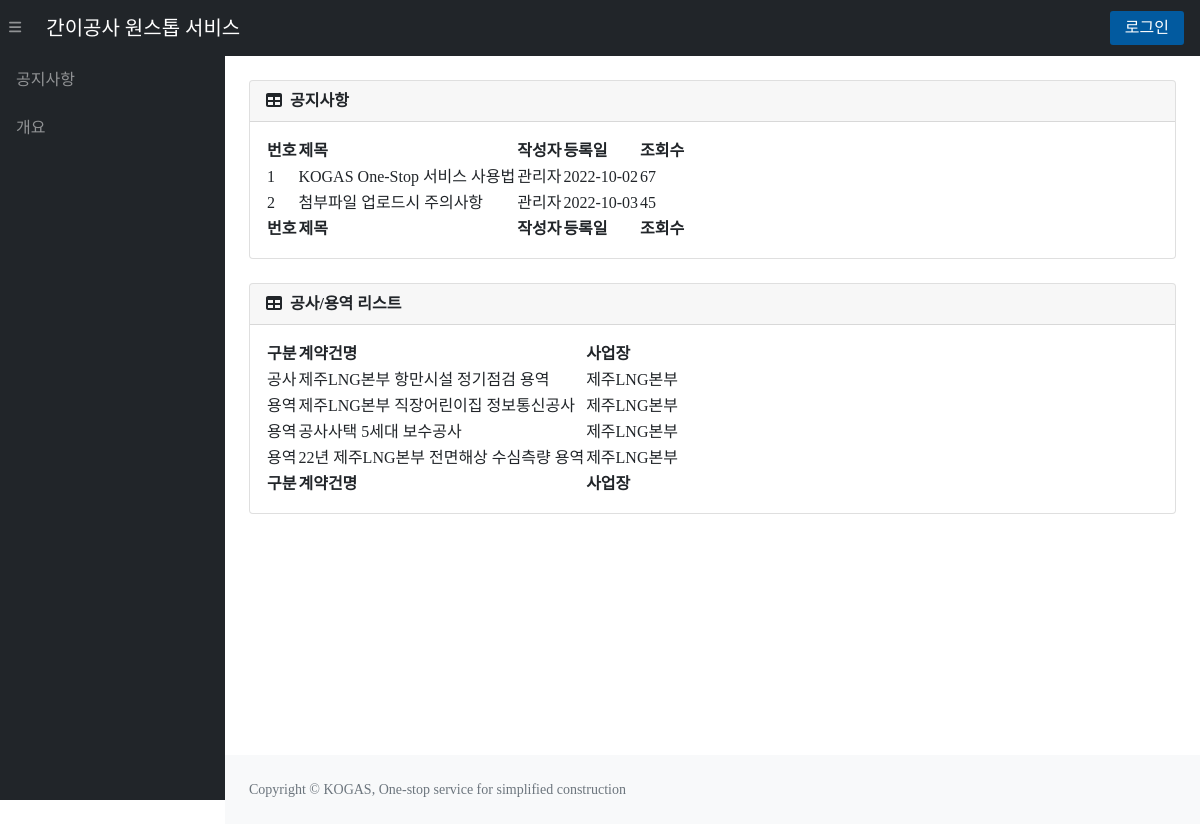
Before: / with the older database file.
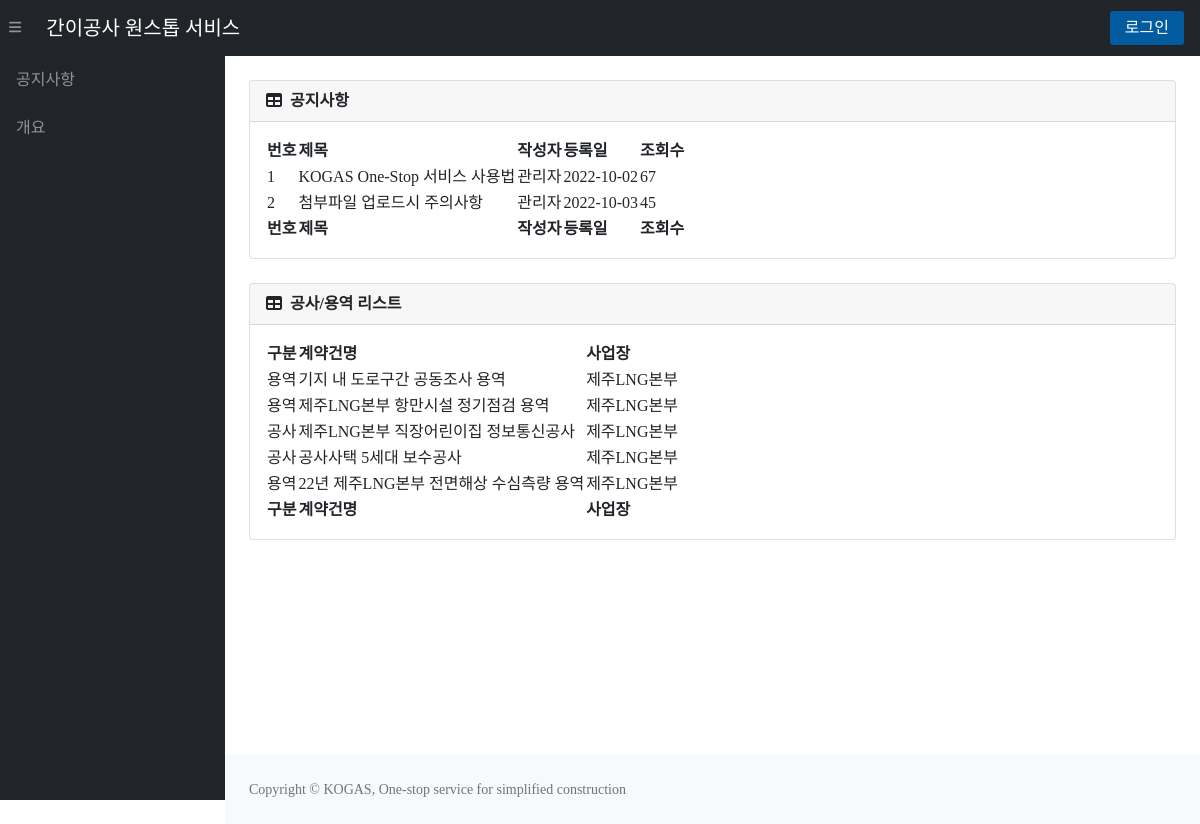
After: the same page with the newer database file.
### tables this page shows
CREATE TABLE "constructionList" (
	"contractNum"	TEXT UNIQUE,
	"title"	TEXT,
	"department"	TEXT,
	"company"	TEXT,
	"supervisor"	TEXT,
	"s_contact"	TEXT,
	"contractAmount"	NUMERIC,
	"deposit_rate"	NUMERIC,
	"fault_rate"	NUMERIC,
	"progress"	INTEGER,
	"s_position"	TEXT,
	"s_email"	TEXT,
	"class_code"	TEXT,
	"budget_course"	TEXT,
	"start_date"	TEXT,
	"contract_completion"	TEXT,
	"real_completion"	TEXT,
	"summary"	TEXT,
	"company2"	TEXT,
	"company2_amount"	NUMERIC,
	"company3"	TEXT,
	"company3_amount"	NUMERIC,
	PRIMARY KEY("contractNum")
);

### app.py (the view)
@app.route('/')
def index():
    con = sqlite3.connect(path.join(ROOT, 'KOGAS.db'))
    cur = con.cursor()
    sql = f"SELECT * FROM constructionList"
    cur.execute(sql)
    list = cur.fetchall()
    list = sorted(list, key=lambda x : x[0], reverse=True)
    session['logFlag_b'] = False
    session['contractNum'] = False
    return render_template('index.html',supervisor=session.get('supervisor'), login=session.get('logFlag'), constructionList=list)

### templates/index.html (shortened to what this page needs)
<!DOCTYPE html>
<html lang="ko">
<head>
    <link href="https://cdn.jsdelivr.net/npm/simple-datatables@latest/dist/style.css" rel="stylesheet" />
    <link rel="stylesheet" href="{{ url_for('static', filename='css/main.css') }}">|
    <link rel="stylesheet" href="{{ url_for('static', filename='css/modal.css') }}">
</head>
<body class="sb-nav-fixed">
    <nav class="sb-topnav navbar navbar-expand navbar-dark bg-dark">
        <button class="btn btn-link btn-sm order-1 order-lg-0 me-4 me-lg-0" id="sidebarToggle" href="#!"><i
                class="fas fa-bars"></i></button>
        <a class="navbar-brand ps-3" href="{{ url_for('index') }}">
            간이공사 원스톱 서비스 </a>
        <div class="d-none d-md-inline-block form-inline ms-auto me-0 me-md-3 my-2 my-md-0">
            <div style="text-align: center;">
                {% if login == True %}
                <form action="{{url_for('logout')}}" method="post" style="display :inline-block;">
                    <input type="hidden" id="userInput" name="userInput">
                    <button type="submit" class="cBtn find-btn1" style="display :inline-block;" name="free_button"
                        value="free_button" onClick="confirmBooking('{{supervisor}}')"> 로그아웃 </button>
                </form>
                {% else %}
                <a href="{{ url_for('login') }}"><button class="cBtn find-btn1">로그인</button></a>
                {% endif %}
            </div>
        </div>
    </nav>
    <div id="layoutSidenav">
        <div id="layoutSidenav_nav">
            <nav class="sb-sidenav accordion sb-sidenav-dark" id="sidenavAccordion">
                <div class="sb-sidenav-menu">
                    <div class="nav">
                        <a class="nav-link" href="#">공지사항</a>
                        <a class="nav-link" href="#">개요</a>
                    </div>
                </div>
            </nav>
        </div>
        <div id="layoutSidenav_content">
            <main>
                <div class="container-fluid px-4">
                    {% block main %}
                    <div class="card mb-4">
                        <div class="card-header">
                            <i class="fas fa-table me-1"></i>
                            <b>공지사항</b>
                        </div>
                        <div class="card-body">
                            <table id="datatablesSimple1">
                                <thead>
                                    <tr>
                                        <th>번호</th>
                                        <th>제목</th>
                                        <th>작성자</th>
                                        <th>등록일</th>
                                        <th>조회수</th>
                                    </tr>
                                </thead>
                                <tfoot>
                                    <tr>
                                        <th>번호</th>
                                        <th>제목</th>
                                        <th>작성자</th>
                                        <th>등록일</th>
                                        <th>조회수</th>
                                    </tr>
                                </tfoot>
                                <tbody>
                                    <tr onclick="location.href='#';" style="cursor:pointer;">
                                        <td>1</td>
                                        <td>KOGAS One-Stop 서비스 사용법</td>
                                        <td>관리자</td>
                                        <td>2022-10-02</td>
                                        <td>67</td>
                                    </tr>
                                    <tr onclick="location.href='#';" style="cursor:pointer;">
                                        <td>2</td>
                                        <td>첨부파일 업로드시 주의사항</td>
                                        <td>관리자</td>
                                        <td>2022-10-03</td>
                                        <td>45</td>
                                    </tr>
                                </tbody>
                            </table>
                        </div>
                    </div>
                    <div class="card mb-4">
                        <div class="card-header"
                            style="display: flex; align-items: center; justify-content: space-between;">
                            <div>
                                <i class="fas fa-table me-1"></i>
                                <b>공사/용역 리스트</b>
                            </div>
                        </div>
                        <div class="card-body">
                            <table id="datatablesSimple2">
                                <thead>
                                    <tr>
                                        <th>구분</th>
                                        <th>계약건명</th>
                                        <th>사업장</th>
                                    </tr>
                                </thead>
                                <tfoot>
                                    <tr>
                                        <th>구분</th>
                                        <th>계약건명</th>
                                        <th>사업장</th>
                                    </tr>
                                </tfoot>
                                <tbody>
                                    {% for construction in constructionList %}
                                    <tr onclick="location.href='/pr/{{construction[0]}}';" style="cursor:pointer;">
                                        <td>{{construction[12]}}</td>
                                        <td>{{construction[1]}}</td>
                                        <td>{{construction[2]}}</td>
                                    </tr>
                                    {% endfor %}
                                </tbody>
                            </table>
                        </div>
                    </div>
                    {% endblock %}
                </div>
            </main>
            <footer class="py-4 bg-light mt-auto">
                <div class="container-fluid px-4">
                    <div class="d-flex align-items-center justify-content-between small">
                        <div class="text-muted">Copyright &copy; KOGAS, One-stop service for simplified construction
                        </div>
                    </div>
                </div>
            </footer>
        </div>
    </div>
</body>
</html>

Changed rows visible on the page:
added constructionList: class_code "용역", title "기지 내 도로구간 공동조사 용역", department "제주LNG본부"
changed constructionList "제주LNG본부 항만시설 정기점검 용역": class_code "공사" → "용역"
changed constructionList "제주LNG본부 직장어린이집 정보통신공사": class_code "용역" → "공사"
changed constructionList "공사사택 5세대 보수공사": class_code "용역" → "공사"
